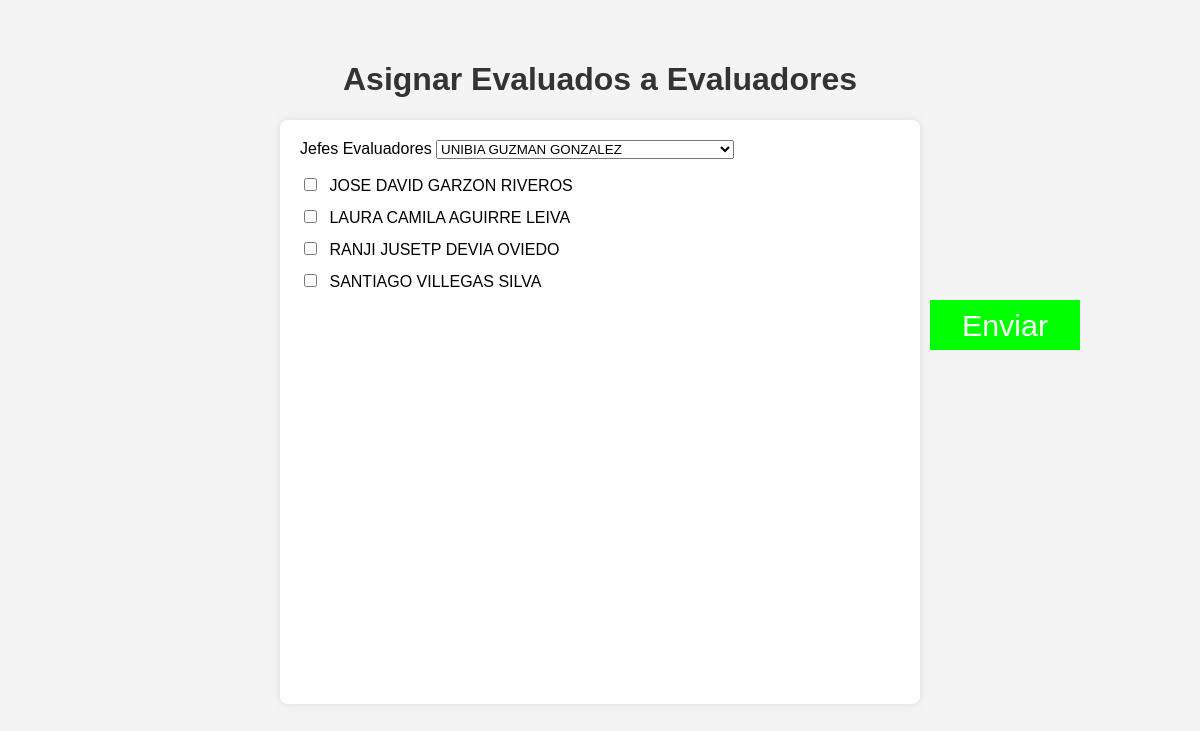
Screenshot of /jefes.php with the database file from the repository.
### tables this page shows
CREATE TABLE `users` (
  `IdUser` int(11) NOT NULL,
  `IdCargo` int(11) NOT NULL,
  `Nombre1` varchar(200) NOT NULL,
  `Nombre2` varchar(200) NOT NULL,
  `Apellido1` varchar(200) NOT NULL,
  `Apellido2` varchar(200) NOT NULL,
  `TypeDocument` varchar(10) NOT NULL,
  `Document` varchar(15) NOT NULL,
  `correo` varchar(200) NOT NULL,
  `Pasword` varchar(50) NOT NULL,
  `telefono` varchar(200) NOT NULL,
  `FotoPerfil` text NOT NULL,
  `Antiguedad` varchar(200) NOT NULL,
  `TiempoServicio` varchar(200) NOT NULL,
  `IdRol` int(11) NOT NULL,
  `Estado` int(11) NOT NULL,
  `Jefe` int(11) NOT NULL,
  `Asignado` int(11) NOT NULL
);

### jefes.php (the view, shortened to what this page needs)
<?php
include("./php/Conexion.php");
?>
<!DOCTYPE html>
<html lang="en">
<head>
</head>
<body>
    <h1>Asignar Evaluados a Evaluadores</h1>
    <form action="" method="post">
        <label for="">Jefes Evaluadores</label>
        <?php
        $jefes = mysqli_query($conexion, "SELECT * FROM evaluadores");
        if (mysqli_num_rows($jefes) > 0) {
            echo "<select name='jefe'>";
            while ($rows = mysqli_fetch_array($jefes)) {
                $consulta = mysqli_query($conexion, "SELECT * FROM users WHERE Estado = 1 AND IdUser = {$rows['IdUser']} ");
                if (mysqli_num_rows($consulta) > 0) {
                    while ($row = mysqli_fetch_array($consulta)) {
                        echo "<option value='{$rows['IdEvaluadores']}'>{$row['Nombre1']} {$row['Nombre2']} {$row['Apellido1']} {$row['Apellido2']}</option>";
                    }
                }
            }
            echo "</select>";
        }
        ?>
        <div class="scroll">
            <?php
            $usuarios = mysqli_query($conexion, "SELECT * FROM users WHERE Asignado = 0 ORDER BY Nombre1, Nombre2, Apellido1, Apellido2");
            if (mysqli_num_rows($usuarios) > 0) {
                while ($row = mysqli_fetch_array($usuarios)) {
                    echo "<div><input type='checkbox' name='usuarios[]' value='{$row['IdUser']}'>
                          <label>{$row['Nombre1']} {$row['Nombre2']} {$row['Apellido1']} {$row['Apellido2']}</label></div>";
                }
            }
            ?>
        </div>
        <input type="submit" value="Enviar" name="cargar" class="enviar">
    </form>
</body>
</html>

### jefes.php (style rules this page uses)
body { font-family: Arial, sans-serif; background-color: #f4f4f4; margin: 20px; padding: 20px; height: 85vh; }
h1 { color: #333; text-align: center; }
form { max-width: 600px; margin: 20px auto; background-color: #fff; padding: 20px; border-radius: 8px; box-shadow: 0 0 10px rgba(0, 0, 0, 0.1); height: 80%; }
.scroll { overflow: auto; height: 90%; }
label { margin-bottom: 8px; }
select, input[type="checkbox"] { margin-bottom: 16px; }
input[type="checkbox"] { margin-right: 8px; }
.enviar { position: fixed; right: 10%; top: 300px; height: 50px; width: 150px; background-color: #00FF00; border: none; font-size: 1.9em; color: white; cursor: pointer; }

### rows the page displays
users: Nombre1 "JOSE", Nombre2 "DAVID", Apellido1 "GARZON", Apellido2 "RIVEROS"
users: Nombre1 "LAURA", Nombre2 "CAMILA", Apellido1 "AGUIRRE", Apellido2 "LEIVA"
users: Nombre1 "RANJI", Nombre2 "JUSETP", Apellido1 "DEVIA", Apellido2 "OVIEDO"
users: Nombre1 "SANTIAGO", Apellido1 "VILLEGAS", Apellido2 "SILVA"

### other values shown
form field jefe "UNIBIA GUZMAN GONZALEZ"
